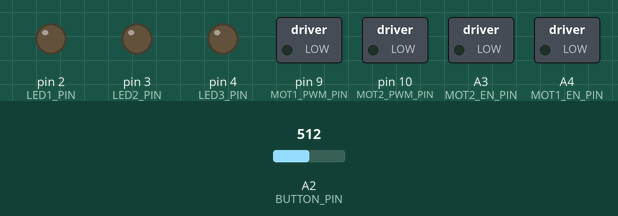
The sketch below on a simulated Arduino Uno, built with avr-gcc and run on an emulated ATmega328P. On the bench: switched loads named in the sketch (green lamp = pin HIGH), output pins drawn as LEDs (lit = HIGH). The inputs (shaded band) are chosen by the test bench; at power-on: A2 (BUTTON_PIN) = 512.

Above: at 0.2 s.
At 24.6 s:
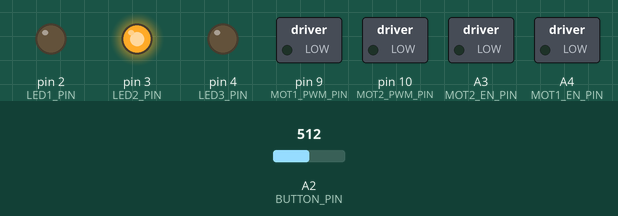
At 36.9 s:
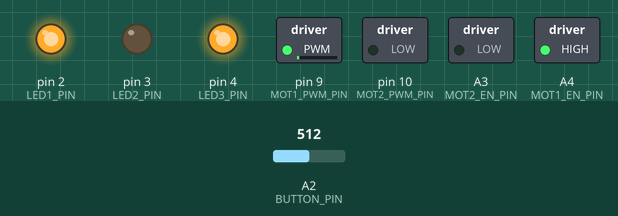
Timing chart, 0 to 40.0 s (numbered marks = the images above):
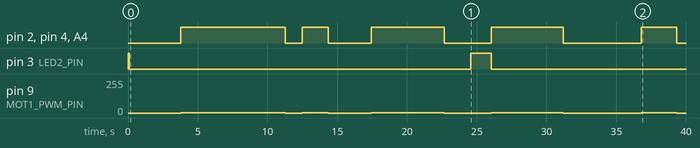

The sketch:

MotorControlFW.ino
```cpp
// https://github.com/arduino/Arduino/wiki/Unofficial-list-of-3rd-party-boards-support-urls
// https://raw.githubusercontent.com/carlosefr/atmega/master/package_carlosefr_atmega_index.json

//Board: ATmega328/328p
//Processor: ATmega328p
//Clock: External 20MHz

//avrdude -cusbtiny -p ATmega328p -U lfuse:w:0xf7:m
#include "common.h"
#include "menus.h"

void setup() {
  pinMode(LED1_PIN, OUTPUT);
  pinMode(LED2_PIN, OUTPUT);
  pinMode(LED3_PIN, OUTPUT);
  pinMode(BUTTON_PIN, INPUT);
  motor1_control.setup();
  motor2_control.setup();
  //motor1_control.set(1);
  //delay(1000);
  //motor1_control.set(0);
  //motor2_control.set(1);
  //delay(1000);
  //motor2_control.set(0);
  init_menus();
  load_eeprom();
}

void loop() {
  menu_run();
  return;
  switch(button_manager.check()) {
    case 0:
      digitalWrite(LED1_PIN, LOW);
      digitalWrite(LED2_PIN, LOW);
      digitalWrite(LED3_PIN, LOW);
      break;
    case 1:
      digitalWrite(LED1_PIN, HIGH);
      digitalWrite(LED2_PIN, LOW);
      digitalWrite(LED3_PIN, LOW);
      break;
    case 2:
      digitalWrite(LED1_PIN, LOW);
      digitalWrite(LED2_PIN, HIGH);
      digitalWrite(LED3_PIN, LOW);
      break;
    case 3:
      digitalWrite(LED1_PIN, LOW);
      digitalWrite(LED2_PIN, LOW);
      digitalWrite(LED3_PIN, HIGH);
      break;
  }
}
```

common.h
```cpp
#include "eeprom.h"

#define LED1_PIN 2
#define LED2_PIN 3
#define LED3_PIN 4
#define BUTTON_PIN A2
#define MOT1_EN_PIN A4
#define MOT2_EN_PIN A3
#define MOT1_PWM_PIN 9
#define MOT2_PWM_PIN 10
#define MOT1_TACH_PIN A0
#define MOT2_TACH_PIN A1

#define BUTTON_READINGS 8

const word PWM_FREQ_HZ = 20000; //Adjust this value to adjust the frequency
const word TCNT1_TOP = F_CPU/(2*PWM_FREQ_HZ);

class ButtonManager
{
  public:
    ButtonManager() {
      for(uint8_t i = 0; i < BUTTON_READINGS; i++) {
        _btn_laststate[i]=1023;
      }
      _btn_laststate_count = 0;
      _btn_down = false;
      _last_trigger = millis();
    }
    int readval() {
      int btnstate;
      btnstate = analogRead(BUTTON_PIN);
      _btn_laststate[_btn_laststate_count++]=btnstate;
      if(_btn_laststate_count == BUTTON_READINGS) _btn_laststate_count=0;
      return btnstate;
    }
    int avgval() {
      int total = 0;
      for(uint8_t i = 0; i < BUTTON_READINGS; i++) {
        total += _btn_laststate[i];
      }
      return total / BUTTON_READINGS;
    }
    uint8_t check() {
      int btnstate = this->readval();
      if(abs(this->avgval() - btnstate) > 10) return 0;
      if(btnstate < 256) return 1;
      if(btnstate < 600) return 2;
      if(btnstate < 800) return 3;
      return 0;
    }
    uint8_t check_repeat(bool rpt1, bool rpt2, bool rpt3) {
      int btnstate = this->check();
      //no button pressed
      if(btnstate==0) {
        _btn_down = false;
        return 0;
      }

      bool new_press = not _btn_down;
      _btn_down = true;
      if(millis() - _last_down_state < 50) new_press = false;
      _last_down_state = millis();

      if(btnstate == 1 && not rpt1) {
        if(new_press) return btnstate;
        return 0;
      }
      if(btnstate == 2 && not rpt2) {
        if(new_press) return btnstate;
        return 0;
      }
      if(btnstate == 3 && not rpt3) {
        if(new_press) return btnstate;
        return 0;
      }
      if(millis() - _last_trigger > 50) {
        _last_trigger = millis();
        return btnstate;
      }
      return 0;
    }
    void wait_for_release() {
      unsigned long last_press = millis();
      while(millis() - last_press < 50) {
        if(this->check()) last_press = millis();
      }
    }
  private:
    int _btn_laststate[BUTTON_READINGS];
    uint8_t _btn_laststate_count;
    bool _btn_down;
    unsigned long _last_trigger;
    unsigned long _last_down_state;
};

class MotorControl
{
  public:
    MotorControl(uint8_t mot) {
      _mot = mot;
      if(_mot==0) {
        _en_pin = MOT1_EN_PIN;
        _pwm_pin = MOT1_PWM_PIN;
        _tach_pin = MOT1_TACH_PIN;
        _ocr = &OCR1A;
      } else if(_mot==1) {
        _en_pin = MOT2_EN_PIN;
        _pwm_pin = MOT2_PWM_PIN;
        _tach_pin = MOT2_TACH_PIN;
        _ocr = &OCR1B;
      }
    }
    int setup() {
      pinMode(_en_pin, OUTPUT);
      pinMode(_pwm_pin, OUTPUT);
      pinMode(_tach_pin, INPUT);

      // Clear Timer1 control and count registers
      TCCR1A = 0;
      TCCR1B = 0;
      TCNT1  = 0;

      // Set Timer1 configuration
      // COM1A(1:0) = 0b10   (Output A clear rising/set falling)
      // COM1B(1:0) = 0b00   (Output B normal operation)
      // WGM(13:10) = 0b1010 (Phase correct PWM)
      // ICNC1      = 0b0    (Input capture noise canceler disabled)
      // ICES1      = 0b0    (Input capture edge select disabled)
      // CS(12:10)  = 0b001  (Input clock select = clock/1)

      TCCR1A |= (1 << COM1A1) | (1 << COM1B1) | (1 << WGM11);
      TCCR1B |= (1 << WGM13) | (1 << CS10);
      ICR1 = TCNT1_TOP;
    }
    void set(int spd) {
      if(spd<0) spd=0;
      if(spd>101) spd=101;
      _cur_speed = spd;
      if(_cur_speed==0) {
        *_ocr = (word) 0;
        digitalWrite(_en_pin, LOW);
        return;
      }
      *_ocr = (word) ((_cur_speed-1)*TCNT1_TOP)/100;
      digitalWrite(_en_pin, HIGH);
    }
    uint8_t get_speed() {
      return _cur_speed;
    }
  private:
    uint8_t _mot;
    uint8_t _en_pin;
    uint8_t _pwm_pin;
    uint8_t _tach_pin;
    uint16_t *_ocr;
    uint8_t _cur_speed;
};

ButtonManager button_manager;
MotorControl motor1_control(0);
MotorControl motor2_control(1);
```

eeprom.h
```cpp
struct EEPROM_SETTINGS {
    bool blank;
    uint8_t mot1_speed;
    uint8_t mot2_speed;
};

struct EEPROM_SETTINGS eeprom_settings;
struct EEPROM_SETTINGS EEMEM e_eeprom_settings;

void save_eeprom() {
    eeprom_busy_wait();
    eeprom_update_block(&eeprom_settings, &e_eeprom_settings, sizeof(struct EEPROM_SETTINGS));
}

void load_eeprom() {
    eeprom_busy_wait();
    eeprom_read_block(&eeprom_settings, &e_eeprom_settings, sizeof(struct EEPROM_SETTINGS));
    if(eeprom_settings.blank) {
      eeprom_settings.blank = false;
      eeprom_settings.mot1_speed = 1;
      eeprom_settings.mot2_speed = 1;
    }
}
```

menu_common.h
```cpp
enum MENU_MODE {
  MENU_MODE_SLEEP,
  MENU_MODE_ON,
  MENU_MODE_EDIT_1,
  MENU_MODE_EDIT_2
};

int menu_mode;
bool menu_enter = false;

void switch_menu(int menu) {
  menu_mode = menu;
  menu_enter = true;
}
```

menus.h
```cpp
#include "menu_common.h"
#include "mode_sleep.h"
#include "mode_on.h"
#include "mode_edit.h"

MenuSleep menu_sleep;
MenuOn menu_on;
MenuEdit menu_edit;

void init_menus() {
    menu_sleep.setup();
    menu_on.setup();
    menu_edit.setup();

    switch_menu(MENU_MODE_SLEEP);
}

void menu_run() {
  if(menu_enter) {
      switch(menu_mode) {
        case MENU_MODE_SLEEP:
          menu_sleep.enter();
          break;
        case MENU_MODE_ON:
          menu_on.enter();
          break;
        case MENU_MODE_EDIT_1:
          menu_edit.enter();
          break;
        case MENU_MODE_EDIT_2:
          menu_edit.enter();
          break;
      }
    menu_enter = false;
  }

  switch(menu_mode) {
    case MENU_MODE_SLEEP:
      menu_sleep.loop();
      break;
    case MENU_MODE_ON:
      menu_on.loop();
      break;
    case MENU_MODE_EDIT_1:
      menu_edit.loop();
      break;
    case MENU_MODE_EDIT_2:
      menu_edit.loop();
      break;
  }
}
```

mode_edit.h
```cpp
class MenuEdit
{
  public:
    MenuEdit() {
    }
    int setup() {
    }
    int enter() {
      button_manager.wait_for_release();
      _led_switch = millis();
      _led_state = true;
    }
    void loop() {
      switch(menu_mode) {
        case MENU_MODE_EDIT_1:
          digitalWrite(LED1_PIN, _led_state);
          digitalWrite(LED2_PIN, false);
          digitalWrite(LED3_PIN, true);
          break;
        case MENU_MODE_EDIT_2:
          digitalWrite(LED1_PIN, true);
          digitalWrite(LED2_PIN, false);
          digitalWrite(LED3_PIN, _led_state);
          break;
      }
      if(_led_state) {
        if(millis() - _led_switch > 200) {
          _led_state = false;
          _led_switch = millis();
        }
      } else {
        if(millis() - _led_switch > 200) {
          _led_state = true;
          _led_switch = millis();
        }
      }
      switch(button_manager.check_repeat(true, false, true)) {
        case 1:
          switch(menu_mode) {
            case MENU_MODE_EDIT_1:
              motor1_control.set(motor1_control.get_speed()-1);
              break;
            case MENU_MODE_EDIT_2:
              motor2_control.set(motor2_control.get_speed()-1);
              break;
          }
          break;
        case 2:
          eeprom_settings.mot1_speed = motor1_control.get_speed();
          eeprom_settings.mot2_speed = motor2_control.get_speed();
          save_eeprom();
          switch_menu(MENU_MODE_ON);
          break;
        case 3:
          switch(menu_mode) {
            case MENU_MODE_EDIT_1:
              motor1_control.set(motor1_control.get_speed()+1);
              break;
            case MENU_MODE_EDIT_2:
              motor2_control.set(motor2_control.get_speed()+1);
              break;
          }
          break;
      }
    }
  private:
    unsigned long _led_switch;
    bool _led_state;
};
```

mode_on.h
```cpp
class MenuOn
{
  public:
    MenuOn() {
    }
    int setup() {
    }
    int enter() {
      _led_switch = millis();
      _led_state = true;
    }
    void loop() {
      motor1_control.set(eeprom_settings.mot1_speed);
      motor2_control.set(eeprom_settings.mot2_speed);
      digitalWrite(LED1_PIN, true);
      digitalWrite(LED2_PIN, false);
      digitalWrite(LED3_PIN, true);
      switch(button_manager.check_repeat(false, false, false)) {
        case 1:
          switch_menu(MENU_MODE_EDIT_1);
          break;
        case 2:
          switch_menu(MENU_MODE_SLEEP);
          break;
        case 3:
          switch_menu(MENU_MODE_EDIT_2);
          break;
      }
    }
  private:
    unsigned long _led_switch;
    bool _led_state;
};
```

mode_sleep.h
```cpp
class MenuSleep
{
  public:
    MenuSleep() {
    }
    int setup() {
    }
    int enter() {
      _led_switch = millis();
      _led_state = true;
    }
    void loop() {
      motor1_control.set(0);
      motor2_control.set(0);
      digitalWrite(LED1_PIN, false);
      digitalWrite(LED2_PIN, _led_state);
      digitalWrite(LED3_PIN, false);
      if(_led_state) {
        if(millis() - _led_switch > 100) {
          _led_state = false;
          _led_switch = millis();
        }
      } else {
        if(millis() - _led_switch > 1900) {
          _led_state = true;
          _led_switch = millis();
        }
      }
      if(button_manager.check_repeat(false, false, false)==2) switch_menu(MENU_MODE_ON);
    }
  private:
    unsigned long _led_switch;
    bool _led_state;
};
```

Measured:
- by itself, pin 3 (LED2_PIN): LOW → HIGH at 0.00 s, → LOW 0.10 s later, → HIGH 24.5 s later, → LOW 1.5 s later
- by itself, pin 9 (MOT1_PWM_PIN): 0/255 → 3/255 at 3.8 s, → 0/255 7.5 s later, → 3/255 1.2 s later, → 0/255 1.9 s later, … (10 changes in this stretch)
- by itself, pin 2 (LED1_PIN), pin 4 (LED3_PIN), A4 (MOT1_EN_PIN): LOW → HIGH at 3.8 s, → LOW 7.5 s later, → HIGH 1.2 s later, → LOW 1.9 s later, … (10 changes in this stretch)
